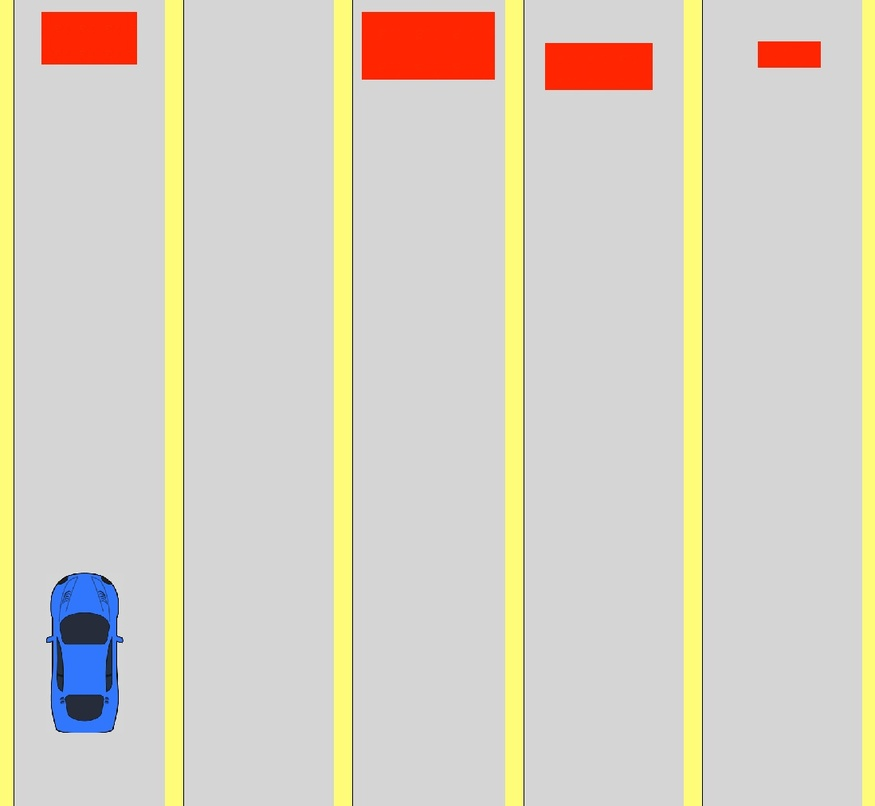
#> input picture Popykin_CV_main/01_first_images/homework/task_2/image_00.jpg, 875 x 806 px, shrunk from 1098 x 1012 before the run
$ python -i task_2.py   (imports and definitions only)
#> lines starting #> are read from the running program, lines starting #| are printed output that depends on the picture; after the words box and inside, x2 and y2 are one past the last pixel; in counts of white or black regions, pixels touching at a corner belong together
#> further down, picture is the input picture: shape (806, 875, 3); mean B, G, R 195, 209.4, 215.5
import cv2
import numpy as np


def find_road_number(image: np.ndarray) -> int:
    """
    Найти номер дороги, на которой нет препятсвия в конце пути.

    :param image: исходное изображение
    :return: номер дороги, на котором нет препятсвия на дороге
    """
    # Диапазоны для серого и красного цветов
    gray_lower = (200, 200, 200)
    gray_upper = (220, 220, 220)
    red_lower = (230, 0, 0)
    red_upper = (255, 50, 50)
    # Маски для этих цветов
    gray_mask = cv2.inRange(image, gray_lower, gray_upper)
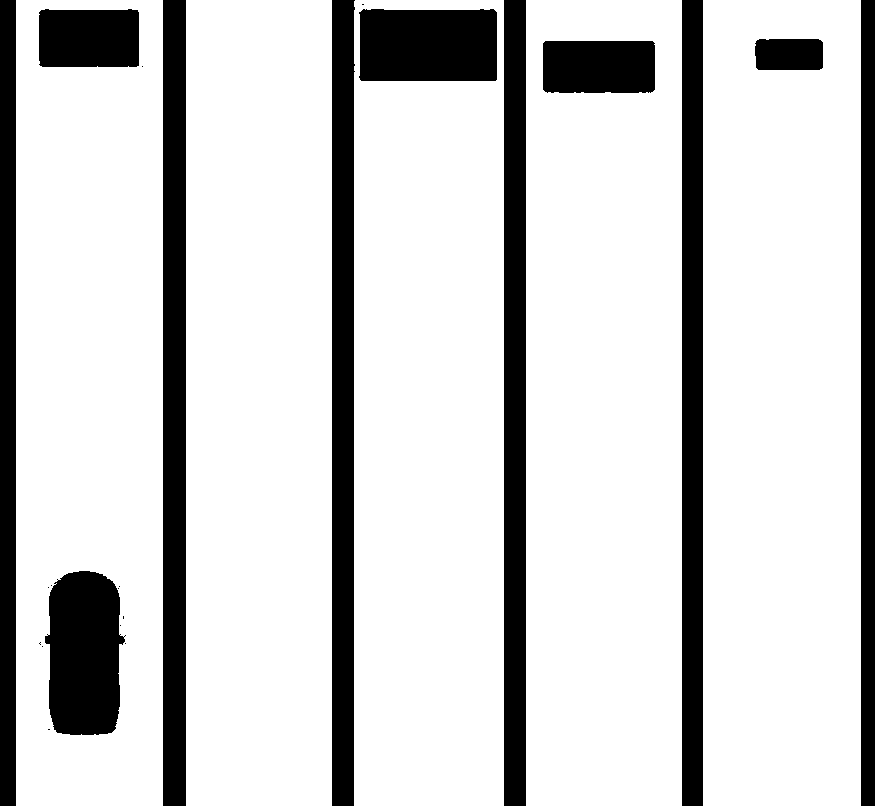
#> gray_mask: shape (806, 875); 81.7% white; 23 black regions (12 under 20 px)
    red_mask = cv2.inRange(image, red_lower, red_upper)
#> red_mask: shape (806, 875); every value is 0
    # Находим контуры серых дорожек
    contours_gray, _ = cv2.findContours(gray_mask, cv2.RETR_EXTERNAL, cv2.CHAIN_APPROX_SIMPLE)
#> contours_gray = 5 contours; box (x1, y1, x2, y2) and area: (703, 0, 861, 806) 126385, (526, 0, 682, 806) 124775, (354, 0, 504, 806) 119938, (16, 0, 163, 806) 117530, (186, 0, 332, 806) 116725
    # Переворачиваем коллекцию (почему-то они записаны в обратном порядке...)
    contours_gray = contours_gray[::-1]
    road_number = None
    # Перебираем контуры серых дорожек
    for i, contour in enumerate(contours_gray):
        x, y, w, h = cv2.boundingRect(contour)
        # Проверяем наличие красного прямоугольника на этой дороге
        road_region = red_mask[y:y+h, x:x+w]
        if np.sum(road_region) == 0:
            road_number = i + 1
            break
#> this loop made 1 pass
#> (contour, x, y, w, h, road_number) on pass 1: ([[16, 0], [16, 805], [162, 805], [162, 0]], 16, 0, 147, 806, 1)
    return road_number

>>> import cv2
>>> picture = cv2.imread('task_2/image_00.jpg')
>>> result = find_road_number(picture)
#> result = 1

$ run again, on Popykin_CV_main/01_first_images/homework/task_2/image_01.jpg
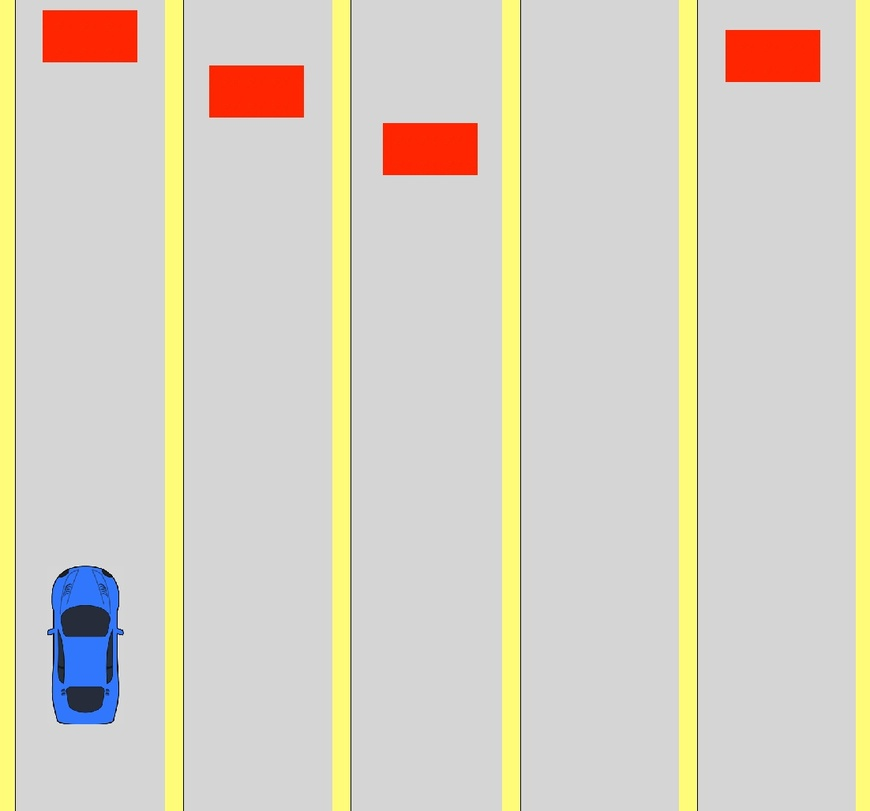
#> input picture Popykin_CV_main/01_first_images/homework/task_2/image_01.jpg, 870 x 811 px, shrunk from 1102 x 1028 before the run
#> picture is the input picture: shape (811, 870, 3); mean B, G, R 195, 209.9, 215.6
#> in find_road_number, `gray_mask = cv2.inRange(image, gray_lower, gray_upper)`:
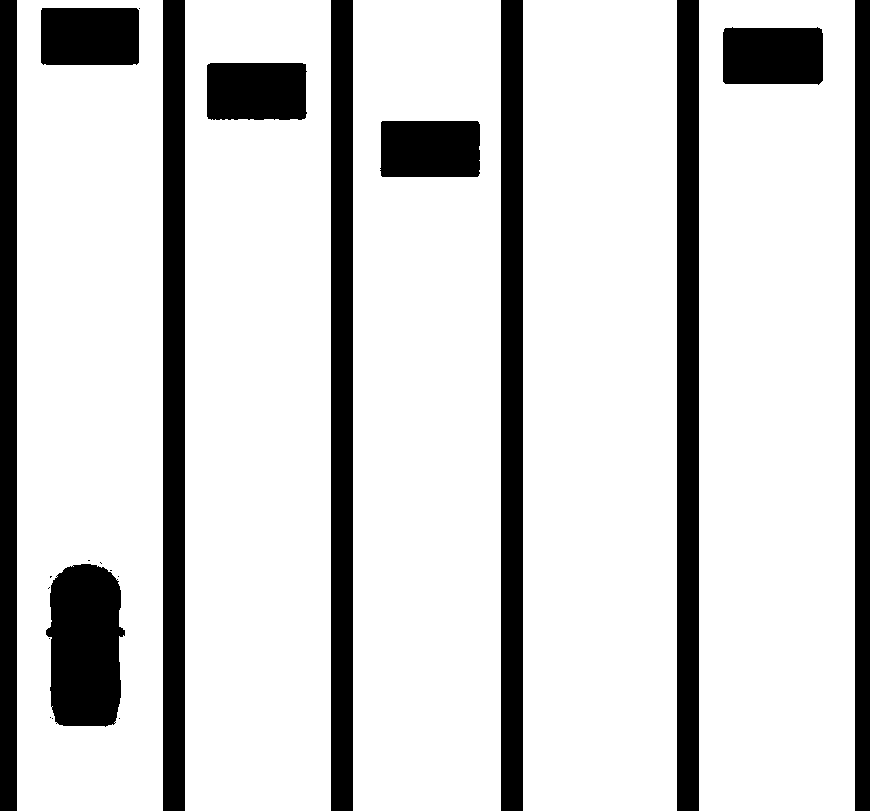
#> gray_mask: shape (811, 870); 81.5% white; 22 black regions (11 under 20 px)
#> red_mask: shape (811, 870); every value is 0
#> in find_road_number, `contours_gray, _ = cv2.findContours(gray_mask, cv2.RETR_EXTERNAL, cv2...`: contours_gray = 5 contours; box (x1, y1, x2, y2) and area: (699, 0, 855, 811) 125550, (523, 0, 677, 811) 123930, (353, 0, 501, 811) 119070, (185, 0, 331, 811) 117450, (17, 0, 163, 811) 117450
#> in find_road_number, `contours_gray = contours_gray[::-1]`: contours_gray = 5 contours; box (x1, y1, x2, y2) and area: (699, 0, 855, 811) 125550, (523, 0, 677, 811) 123930, (353, 0, 501, 811) 119070, (17, 0, 163, 811) 117450, (185, 0, 331, 811) 117450
#> the loop in find_road_number, `for i, contour in enumerate(contours_gray):` made 1 pass
#> (contour, x, y, w, h, road_number) on pass 1: ([[17, 0], [17, 810], [162, 810], [162, 0]], 17, 0, 146, 811, 1)
#> result = 1

$ run again, on Popykin_CV_main/01_first_images/homework/task_2/image_02.jpg
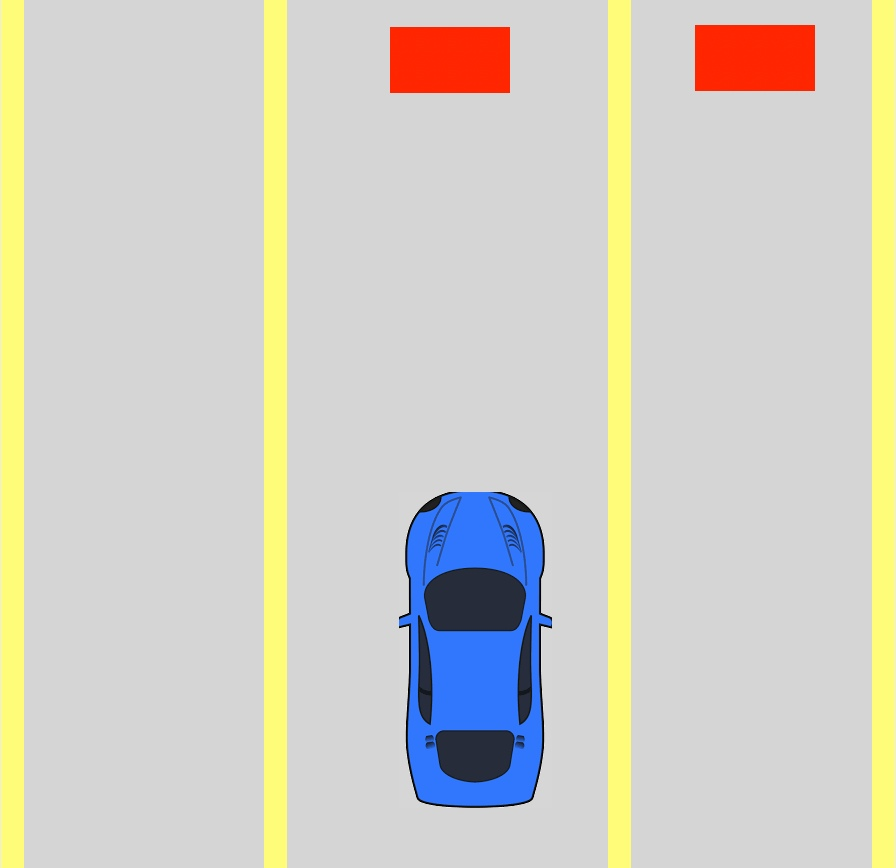
#> input picture Popykin_CV_main/01_first_images/homework/task_2/image_02.jpg, 896 x 868 px
#> picture is the input picture: shape (868, 896, 3); mean B, G, R 197.7, 207.1, 209.2
#> in find_road_number, `gray_mask = cv2.inRange(image, gray_lower, gray_upper)`:
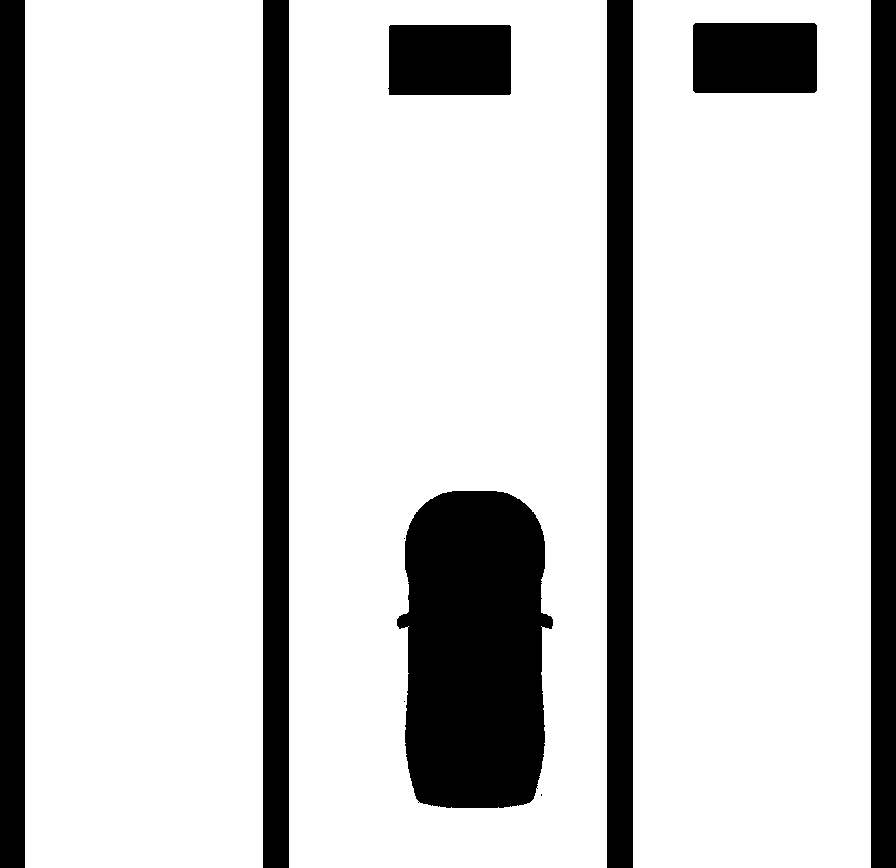
#> gray_mask: shape (868, 896); 81.1% white; 10 black regions (3 under 20 px)
#> red_mask: shape (868, 896); every value is 0
#> in find_road_number, `contours_gray, _ = cv2.findContours(gray_mask, cv2.RETR_EXTERNAL, cv2...`: contours_gray = 3 contours; box (x1, y1, x2, y2) and area: (289, 0, 607, 868) 274839, (633, 0, 871, 868) 205479, (25, 0, 263, 868) 205479
#> in find_road_number, `contours_gray = contours_gray[::-1]`: contours_gray = 3 contours; box (x1, y1, x2, y2) and area: (289, 0, 607, 868) 274839, (25, 0, 263, 868) 205479, (633, 0, 871, 868) 205479
#> the loop in find_road_number, `for i, contour in enumerate(contours_gray):` made 1 pass
#> (contour, x, y, w, h, road_number) on pass 1: ([[25, 0], [25, 867], [262, 867], [262, 0]], 25, 0, 238, 868, 1)
#> result = 1
